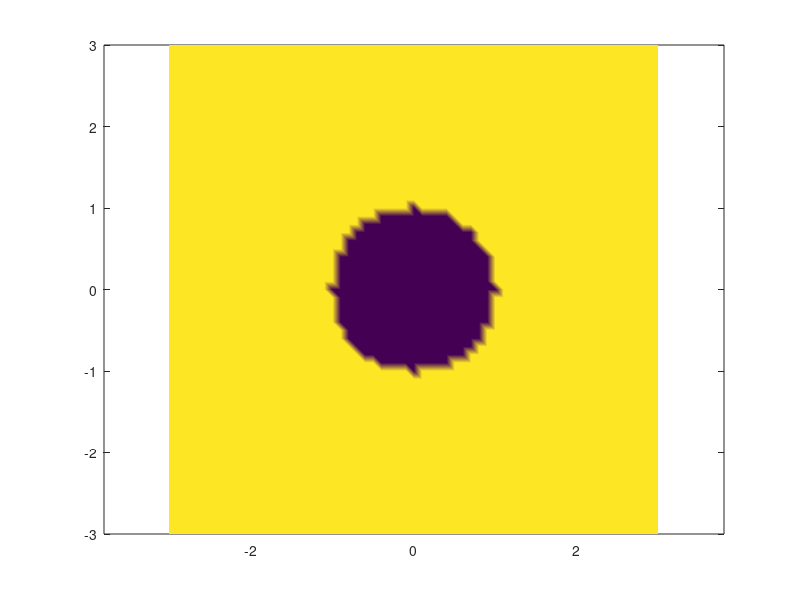

MATLAB code for this plot:
clear all
close all
clc 

xmin = -3;
xmax = 3;
nx = 60;
ymin = -3;
ymax = 3;
ny = 60;

dx = (xmax-xmin)/nx;
dy = (ymax-ymin)/ny;

dt = 0.01;
x = xmin:dx:xmax;
y = ymin:dy:ymax;

v = 10.0;

f_1 = zeros(nx+1,ny+1);


[X,Y] = meshgrid(x,y);

t = 0:dt:10.0;


f = 1000.0*ones(length(t),nx+1,ny+1);

for k = 1:length(t)
    for i = 1:1:nx
        for j = 1:1:ny

            R = sqrt((X(i,j)+v*t(k))^2+Y(i,j)^2);


            if (R<=1.0)

                f(k,i,j) = f(k,i,j)-1.0;
            end
        end
    end
end



figure (1)


pcolor(X,Y,squeeze(f(1,:,:))); shading interp
axis equal

filename = 'test_input.txt';
AXIS_X = sprintf('AXIS X\n');
fid=fopen(filename, 'wt');
fprintf(fid, AXIS_X);  % header
fprintf(fid,'%f ',x);
fprintf(fid,'\n');
AXIS_Y = sprintf('AXIS Y\n');
fprintf(fid,AXIS_Y);
fprintf(fid,'%f ',y);
fprintf(fid,'\n');
AXIS_T = sprintf('AXIS T\n');
fprintf(fid,AXIS_T);
fprintf(fid,'%f ',t);
fprintf(fid,'\n');
DATA = sprintf('DATA\n');
fprintf(fid,DATA);

for i = 1:length(t)
    temp = f(i,:,:);
    fprintf(fid,'%f\n',temp(:));
end
fclose(fid);




